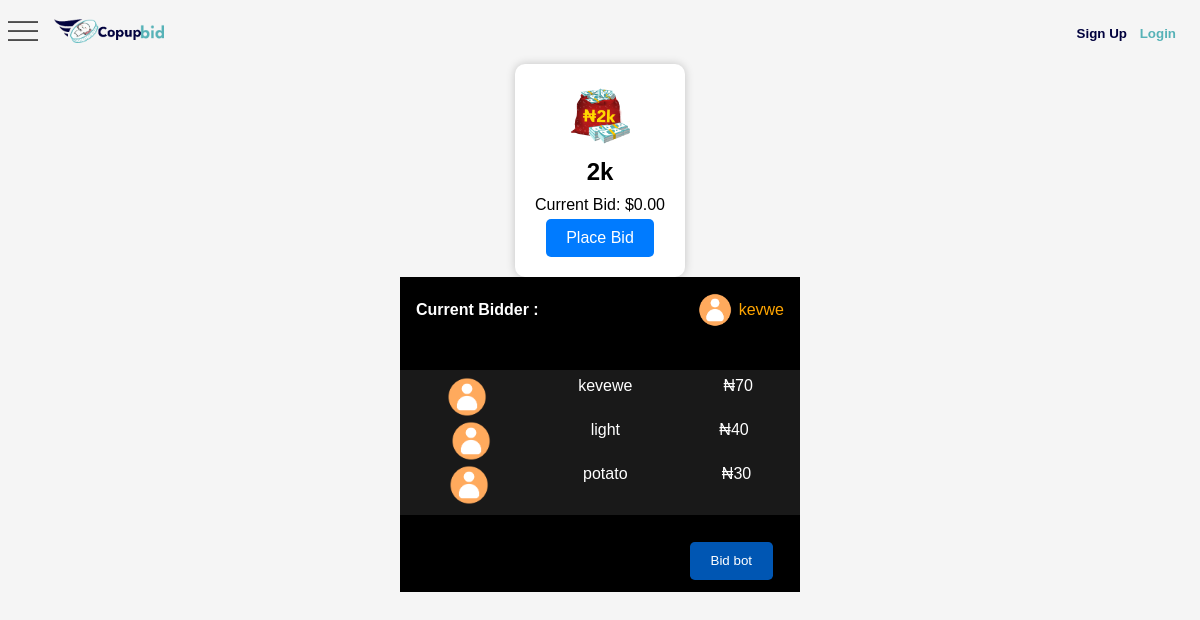
/auction_page.php?id=27, run on the app's committed database.
### tables this page shows
CREATE TABLE `auctions` (
  `id` int(11) NOT NULL,
  `auction_title` varchar(255) NOT NULL,
  `start_date` datetime NOT NULL,
  `image_path` varchar(255) NOT NULL,
  `end_date_time` datetime DEFAULT NULL,
  `user_id` int(11) NOT NULL,
  `current_bid` decimal(10,2) NOT NULL DEFAULT 0.00,
  `countdown_timer` int(11) NOT NULL,
  `description` text DEFAULT NULL
);

### auction_page.php (the view, shortened to what this page needs)
<!DOCTYPE html>
<html lang="en">
<head>
    <link rel="stylesheet" href="css/auction-page.css">
    <link rel="stylesheet" href="./css/header.css">
</head>
<body>
<div class="header">
<div class="header">
    <div class="first">
        <div class="left">
            <div class="menu">
                <img src="./img/icon/menu.png" alt="menu" class="open-nav">
            </div>
        </div>
        <div class="right">
            <div class="log">
                <img src="./img/logo2.png" alt="logo" />
            </div>
        </div>
    </div>
    <div class="second">
        <div class="links">
            <?php
            if (isset($_SESSION['user_logged_in']) && $_SESSION['user_logged_in'] === true) {
                echo '<a href="buy_bids.php" style="text-decoration: none; color: black;">BUY BIDS</a>';
                echo '<a href="profile.php" style="text-decoration: none; color: black;">PROFILE</a>';
                echo '<a href="notifications.php" style="text-decoration: none; color: black;">NOTIFICATIONS</a>';
                echo '<a href="shop.php" style="text-decoration: none; color: black;">Shop</a>';
                if (isset($_SESSION['bid_coin_balance'])) {
                    echo '<p>Bid Coin Balance: ' . $_SESSION['bid_coin_balance'] . '</p>';
                }
                if (isset($_SESSION['main_amount'])) {
                    echo '<p>Main Amount: ' . $_SESSION['main_amount'] . '</p>';
                }
            } else {
                echo '<a href="register.php"><button style="color: #00013d;">Sign Up</button></a>';
                echo '<a href="login.php"><button style="color: #56b2b7;">Login</button></a>';
            }
            ?>
        </div>
    </div>
</div>
</div>
<?php
include("db.php");
if (isset($_GET['id'])) {
    $auctionId = intval($_GET['id']);
} else {
    $auctionId = 1;
}
$sql = "SELECT auction_title, image_path, current_bid FROM auctions WHERE id = $auctionId";
$result = mysqli_query($conn, $sql);
if ($result && mysqli_num_rows($result) > 0) {
    $row = mysqli_fetch_assoc($result);
    $auctionTitle = $row['auction_title'];
    $imagePath = $row['image_path'];
    $currentBid = $row['current_bid'];
} else {
    $auctionTitle = "Auction Not Found";
    $imagePath = "default-image.jpg";
    $currentBid = 0;
}
?>
<div class="auction-container">
    <div class="auction-item">
        <img src="<?php echo $imagePath; ?>" alt="<?php echo $auctionTitle; ?>"style="width:60px">
        <h1><?php echo $auctionTitle; ?></h1>
        <p>Current Bid: $<?php echo $currentBid; ?></p>
        <button class="bid-button" data-bid-amount="10">Place Bid</button>
    </div>
</div>
<div class="middle">
    <div class="head">
        <div class="current">
            <p>Current Bidder :</p>
            <div class="wrap">
            <img src="img/avatar.png" alt="avatar">
            <div class="name">kevwe</div>
            </div>
        </div>
    </div>
            <div id="leaderboard">
                <div class="user">
                    <div class="profile">
                        <img src="img/avatar.png" alt="">
                    </div>
                    <div class="name">kevewe</div>
                    <div class="bid">₦70</div>
                </div>
                <div class="user">
                <div class="profile">
                        <img src="img/avatar.png" alt="">
                    </div>
                    <div class="name">light</div>
                    <div class="bid">₦40</div>
                </div>
                <div class="user">
                <div class="profile">
                        <img src="img/avatar.png" alt="">
                    </div>
                    <div class="name">potato</div>
                    <div class="bid">₦30</div>
                </div>
            </div>
            <div class="btn">
            <button id="place-bid-button">Bid bot</button>
            </div>
</div>
</body>
</html>

### css/auction-page.css (style rules this page uses)
body { font-family:sans-serif; background-color: #f5f5f5; margin: 0; padding: 0; }
.auction-container { display: flex; justify-content: center; align-items: center; }
.auction-item { background-color: #fff; border-radius: 10px; box-shadow: 0px 0px 10px rgba(0, 0, 0, 0.2); padding: 20px; text-align: center; }
h1 { font-size: 24px; margin: 10px 0; }
p { margin: 5px 0; }
.bid-button { background-color: #007bff; color: #fff; border: none; border-radius: 5px; padding: 10px 20px; cursor: pointer; font-size: 16px; transition: background-color 0.3s ease; }
.middle { background: black; color: white; width: 400px; margin: 0 auto; }
.middle img { width: 40px; }
.middle .head { padding:1rem; }
.middle .head .current { display: flex; align-items: center; justify-content: space-between; }
.middle .head .current p { font-weight:bold; }
.middle .head .current .wrap { display: flex; align-items: center; gap:0.4rem }
.middle .head .current .wrap img { width: 34px; object-fit: cover; }
.middle .head .current .wrap .name { color: orange; }
.middle #leaderboard { margin-top: 1.7rem; padding: 0.4rem; background:rgb(25, 25, 25); }
#leaderboard .user { display: flex; justify-content:space-around; gap:0.6rem }
.middle .btn { display: flex; justify-content: end; margin: 1.7rem; }
.middle .btn button { padding: 0.7rem 1.3rem; border-radius: 0.3rem; border: none; margin-bottom:0.8rem; cursor: pointer; color: white; background-color: #0056b3; }

### css/header.css (style rules this page uses)
* { margin:0; padding: 0; }
body { padding-top:4rem; }
.header { display: flex; align-items: center; z-index:2; position: fixed; top:0; left: 0; right: 0; background: rgb(245, 245, 245); justify-content: space-between; padding-top: 1rem; padding-bottom: 0.3rem; padding-left: 0.5rem; padding-right: 0.5rem; }
.header .first { display: flex; gap:1rem; align-items: center; }
.header .first img { width: 30px; cursor: pointer; object-fit: cover; }
.header .right img { width: 110px; object-fit: cover; }
.header .second .links { display: flex; gap:0.8rem; margin-right:1rem; }
.header .second .links button { border: none; cursor: pointer; font-weight: bold; background: none; border-radius: 0.3rem; padding: 0.5rem 0; }
img { user-select: none; }

### data on the page
auctions: image_path (picture), auction_title "2k", current_bid "0.00"
